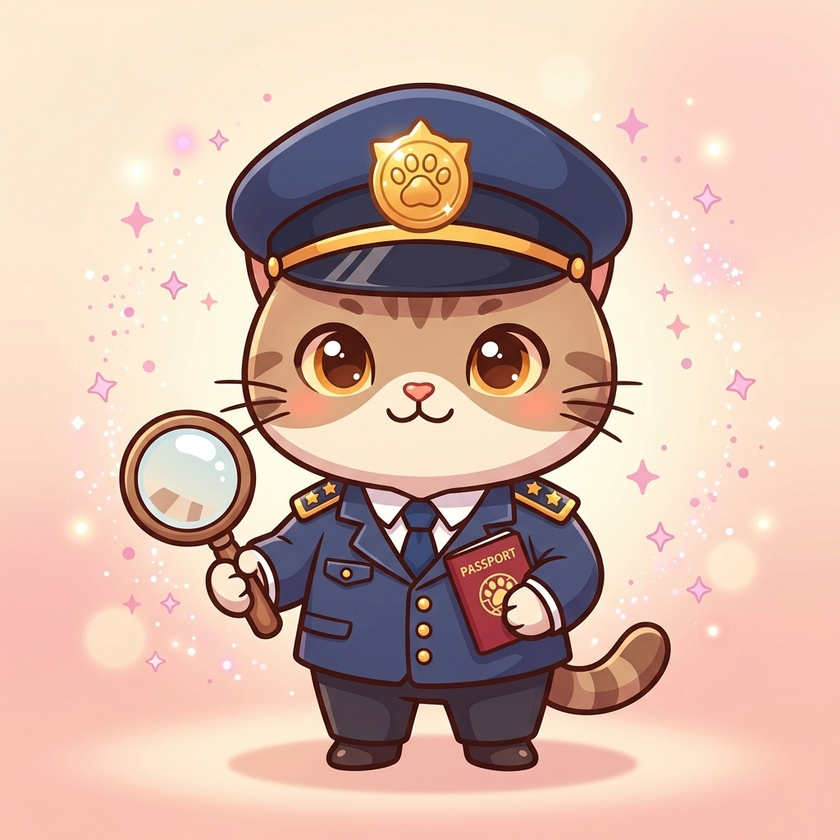
#> input picture frontend/src/assets/detective_cat_officer.jpg, 840 x 840 px, shrunk from 1024 x 1024 before the run
$ python -i recapture.py   (imports and definitions only)   (older library calls are emulated)
#> lines starting #> are read from the running program, lines starting #| are printed output that depends on the picture; after the words box and inside, x2 and y2 are one past the last pixel; in counts of white or black regions, pixels touching at a corner belong together
#> further down, picture is the input picture: shape (840, 840, 3); mean B, G, R 167.5, 181.1, 212.3
import cv2
import numpy as np
from typing import Tuple, Dict, Any

def analyze_2d_fft_moire(image_bgr: np.ndarray) -> Tuple[np.ndarray, Dict[str, Any]]:
    """
    Computes 2D Fast Fourier Transform (FFT) magnitude spectrum to detect
    high-frequency periodic peaks resulting from screen pixel grids (Moire effect)
    and screen-replay recapture attacks.
    """
    gray = cv2.cvtColor(image_bgr, cv2.COLOR_BGR2GRAY) if len(image_bgr.shape) == 3 else image_bgr
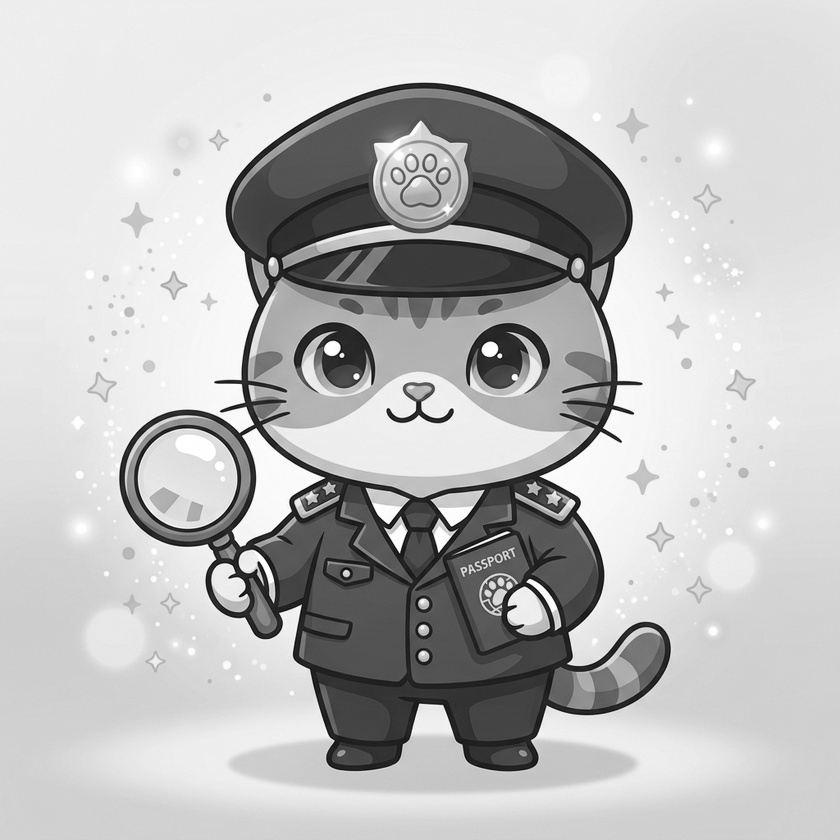
#> gray: shape (840, 840); min 6, max 255, mean 188.9
    h, w = gray.shape
#> h = 840; w = 840

    # 2D FFT & Shift DC component to center
    f_transform = np.fft.fft2(gray)
    f_shift = np.fft.fftshift(f_transform)
    magnitude_spectrum = 20 * np.log(np.abs(f_shift) + 1e-6)
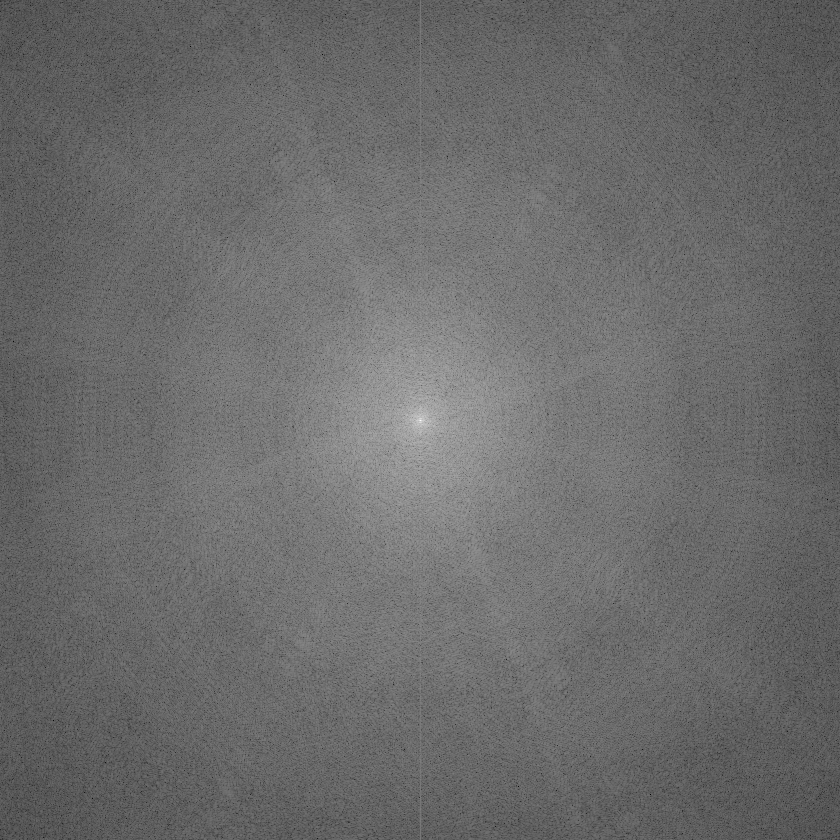
#> magnitude_spectrum: shape (840, 840) float64; min 23.54, max 374.2, mean 171.4; drawn with min black and max white

    # Normalize spectrum for visualization
    spectrum_norm = cv2.normalize(magnitude_spectrum, None, alpha=0, beta=255, norm_type=cv2.NORM_MINMAX, dtype=cv2.CV_8U)
    spectrum_color = cv2.applyColorMap(spectrum_norm, cv2.COLORMAP_JET)
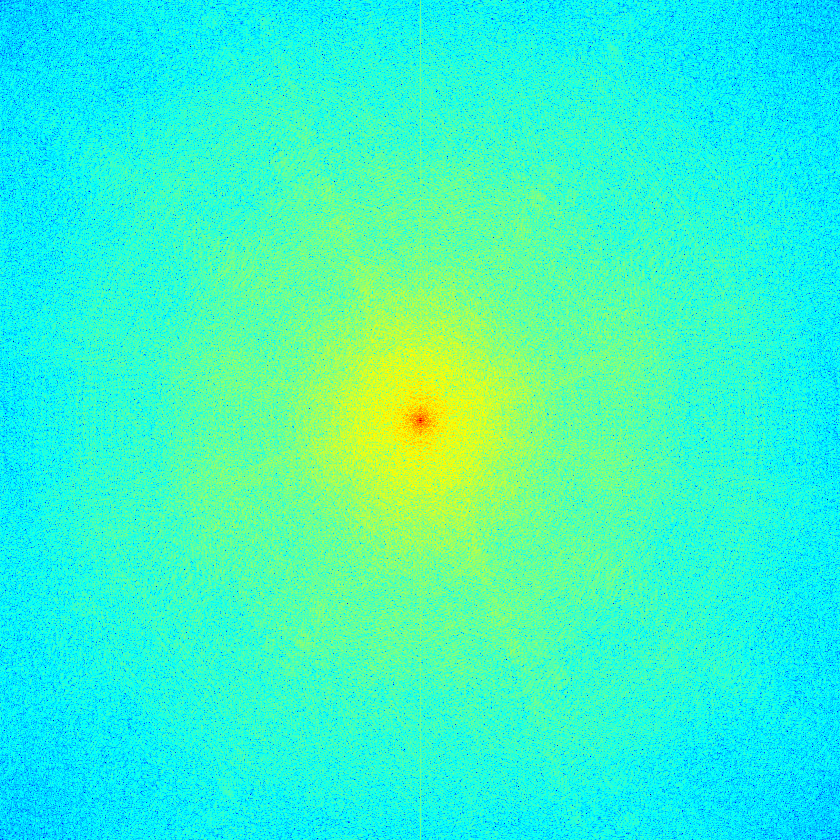
#> spectrum_color: shape (840, 840, 3); mean B, G, R 200.1, 247, 55.7

    # Mask DC center region and coordinate axes (which contain natural document edge harmonics)
    cy, cx = h // 2, w // 2
#> cy = 420; cx = 420
    r = int(min(h, w) * 0.12)
#> r = 100
    mask = np.ones((h, w), dtype=np.uint8)
    cv2.circle(mask, (cx, cy), r, 0, -1)
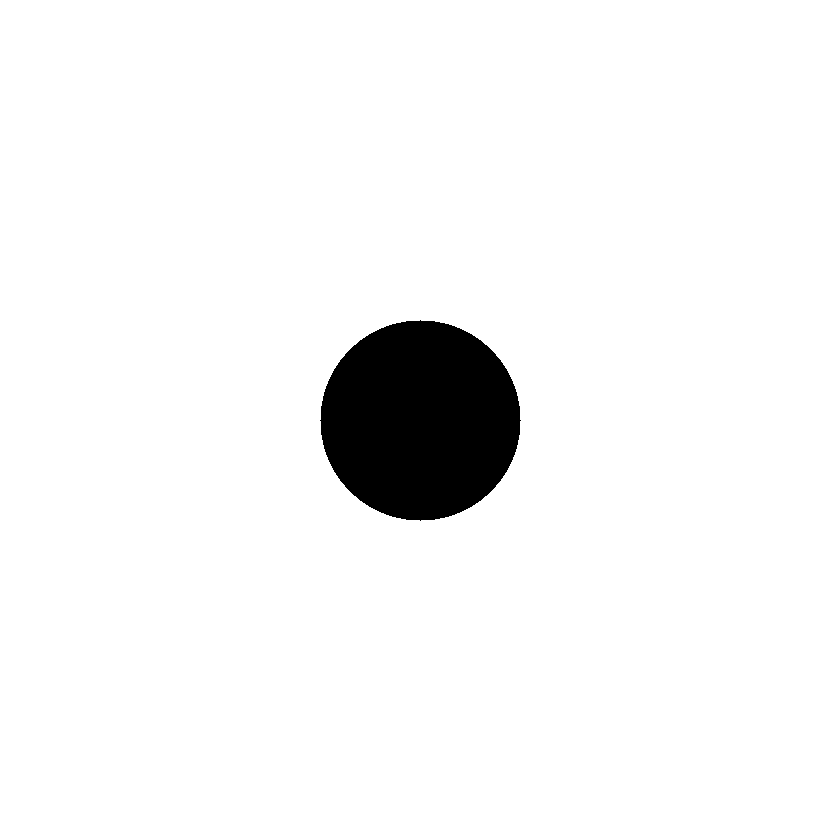
#> mask: shape (840, 840); values 0 (black) and 1 (white), 95.5% white; 1 black region, box (x1, y1, x2, y2) and area: (320, 320, 521, 521) 31417

    # Mask a 5px band along cardinal axes (natural document rectangular borders & text lines)
    axis_band = max(2, int(min(h, w) * 0.008))
#> axis_band = 6
    mask[max(0, cy - axis_band):min(h, cy + axis_band + 1), :] = 0
    mask[:, max(0, cx - axis_band):min(w, cx + axis_band + 1)] = 0

    valid_mag = magnitude_spectrum[mask == 1]
    if len(valid_mag) > 0:
        mean_val = float(np.mean(valid_mag))
#> mean_val = 168.8
        std_val = float(np.std(valid_mag)) + 1e-6
#> std_val = 19.78
        max_val = float(np.max(valid_mag))
#> max_val = 234.5
        median_val = float(np.median(valid_mag))
#> median_val = 168.6

        # Periodic screen grids (subpixel Moire) exhibit strong isolated off-axis spikes
        peak_z_score = (max_val - mean_val) / std_val
#> peak_z_score = 3.32
        peak_to_mean_ratio = float(max_val / (mean_val + 1e-5))
#> peak_to_mean_ratio = 1.39

        # A genuine screen capture has high isolated harmonic spikes (z > 5.5 and peak/mean > 2.8 on raw log scale)
        is_recaptured = (peak_z_score > 5.5 and peak_to_mean_ratio > 2.8)
#> is_recaptured = False
        recapture_prob = round(min(1.0, max(0.0, (peak_z_score - 3.5) / 3.0)), 2)
#> recapture_prob = 0
    else:
        peak_to_mean_ratio = 1.0
        peak_z_score = 0.0
        is_recaptured = False
        recapture_prob = 0.0

    return spectrum_color, {
        "peak_to_mean_ratio": round(peak_to_mean_ratio, 2),
        "peak_frequency_energy": round(peak_z_score, 2),
        "is_screen_recaptured": is_recaptured,
        "recapture_probability": recapture_prob
    }

>>> import cv2
>>> picture = cv2.imread('../../../../frontend/src/assets/detective_cat_officer.jpg')
>>> result = analyze_2d_fft_moire(picture)
